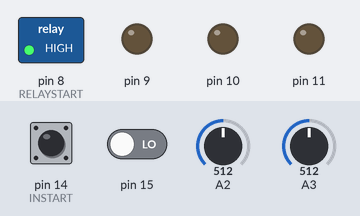
Simulated run of this sketch. Board: Arduino Uno, built with avr-gcc and run on an emulated ATmega328P. Parts: switched loads named in the sketch (green lamp = pin HIGH), output pins drawn as LEDs (lit = HIGH). The test bench sets the inputs (shaded band); at power-on: pin 15 LOW, pin 14 (INSTART) LOW, A2 = 512, A3 = 512. EEPROM starts erased.

Above: at 1.8 s.
1.9 s: pin 15 driven HIGH
At 3.6 s:
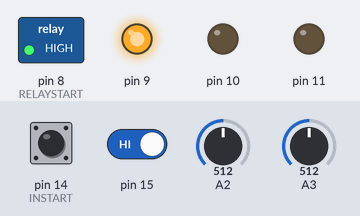
4.5 s: pin 15 driven LOW
At 5.8 s:
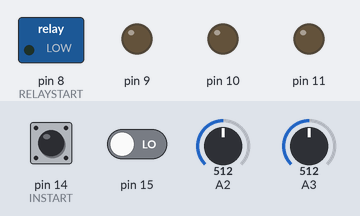
8.6 s: pin 14 (INSTART) pulled HIGH for 1.15 s
At 11.6 s:
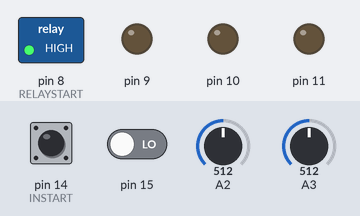
Timing chart, 0 to 17.5 s (numbered marks = the images above; inputs shaded):
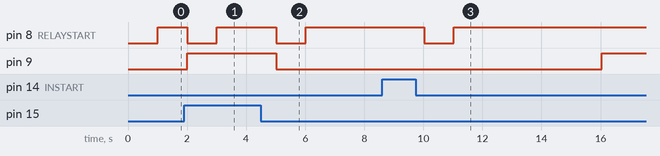

The sketch:

Home-Automation.ino
```cpp
#define ONTIME 20000
#define INTERVAL1 5000
#define RELAYNO 2
#define SENSNO 2
#define INSTART 14
#define RELAYSTART 8
#include "EEPROM.h"
#define LIGHT 0
#define FAN 1
#define DEBUG 0
byte changestatus=0;
byte wifihist[RELAYNO]={};
byte status[RELAYNO]={};
int sensor[SENSNO]={};
unsigned long int time=millis();

void setup(){
  for(byte i=0;i<RELAYNO+SENSNO;i++){
  pinMode(RELAYSTART+i,OUTPUT);
  status[i]=readstatus(i);
}
for(byte i=0;i<RELAYNO+SENSNO;i++){
  pinMode(INSTART+i,INPUT);
}
if(DEBUG){  Serial.begin(9600);}
}

byte getwifi(){
byte wifirecvd=0;
for(byte i=0;i<RELAYNO;i++){
     if(wifihist[i]!=digitalRead(INSTART+i)){
     wifihist[i]=digitalRead(INSTART+i);
     wifirecvd=1;
   }
}

return wifirecvd;
}
void getsens(){
for(byte i=0;i<SENSNO;i++){
  sensor[i]=analogRead(INSTART+RELAYNO+i);
  }
}
byte readstatus(byte i){
return EEPROM.read(i);
}
void writestatus(){
if(DEBUG){  Serial.println("  writing to EEPROM ");}
  for(byte i=0;i<RELAYNO;i++){
EEPROM.write(i,status[i]);// disabled to prevent eeprom degradation
digitalWrite(i+RELAYSTART,status[i]);
  }
  time=millis();
}
void wifiact(byte wifirecvd){
if(wifirecvd==1){
  for(byte i=0;i<RELAYNO;i++){
        status[i]=wifihist[i];
        changestatus=1;
  }
}
}

void sensact(){
  for(byte i=0;i<SENSNO;i++){
      if(sensor[i]>500){
          //still present turn on lights and fans
            if(status[LIGHT]==1&&millis()>=time+INTERVAL1&&status[FAN]==0){status[FAN]=1;changestatus=1;time=millis();}
            if(status[LIGHT]==0){status[LIGHT]=1;changestatus=1;time=millis();}
            if(status[FAN]==1&&status[LIGHT]==1){time=millis();}
    }
    else{
    //no one present simply wait for ONTIME and then turn OFF everything
      if(millis()>=time+ONTIME&&(status[LIGHT]!=0||status[LIGHT]!=0)){status[LIGHT]=0;status[FAN]=0;changestatus=1;       time=millis();}
 }
    }
}


void loop(){
getsens();sensact();
  byte getwi=getwifi();
wifiact(getwi);
  if(getwi==1){
 if(DEBUG){ Serial.print(" recvd stat ");
  Serial.print(getwi);
  Serial.print("  ");
 }
  }

if(changestatus==1){writestatus();changestatus=0;}
  if(DEBUG){  Serial.print(status[0]);
  Serial.print(" , ");
  Serial.print(status[1]);
/*  Serial.print("  wifi ");  Serial.print(wifi);
  Serial.print("  sens ");  Serial.print(sens);*/
  Serial.print("    ");
  Serial.print(wifihist[0]);
  Serial.print(" , ");
  Serial.println(wifihist[1]);
  }
delay(1000);//friendly delay to prevent frequent changes
}
```

Measured:
- after the input at 1.9 s, pin 8 (RELAYSTART): HIGH → LOW after 0.11 s, → HIGH 1.0 s later; pin 9: LOW → HIGH after 0.11 s
- after the input at 4.5 s, pin 8 (RELAYSTART): HIGH → LOW after 0.52 s, → HIGH 1.0 s later; pin 9: HIGH → LOW after 0.52 s
- after the input at 8.6 s, pin 8 (RELAYSTART): HIGH → LOW after 1.4 s, → HIGH 1.0 s later; pin 9: LOW → HIGH after 7.4 s instead of 2.4 s
